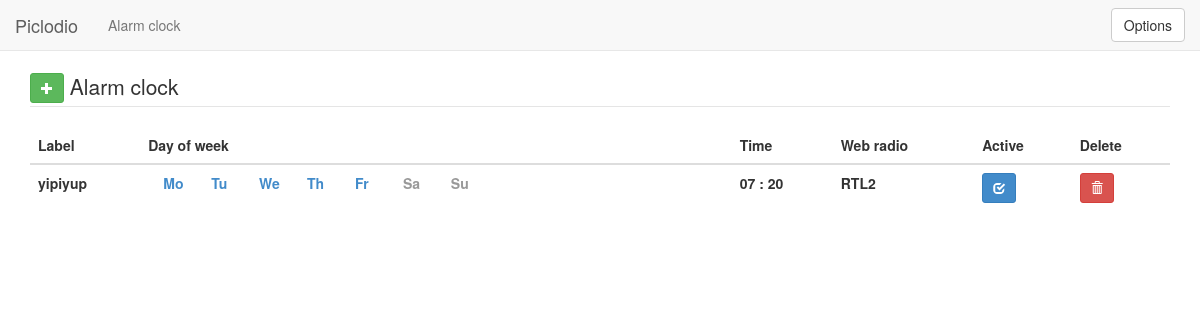
Page /alarmclock/ on the earlier database version.
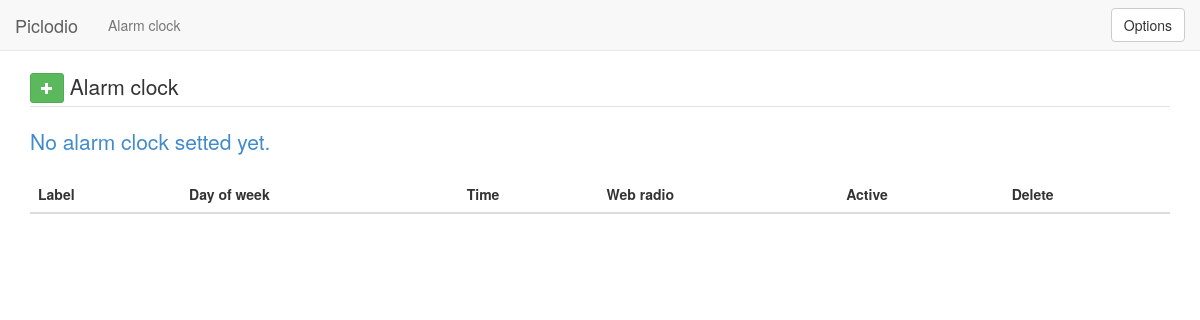
Same page on the later database version.
### webgui/models.py (models this page shows, shortened)
class Alarmclock(models.Model):
    id = models.IntegerField(primary_key=True, blank=True)
    label = models.CharField(max_length=100)
    hour = models.IntegerField(blank=True)
    minute = models.IntegerField(blank=True)
    period = models.CharField(max_length=100)    # cron syntax dow (day of week)
    active = models.BooleanField()
    snooze = models.IntegerField(blank=True)
    webradio = models.ForeignKey(Webradio)
    type = models.TextField(null=False, blank=False)

class Webradio(models.Model):
    id = models.IntegerField(primary_key=True, blank=True)
    name = models.CharField(max_length=100)
    url = models.CharField(max_length=100)
    selected = models.BooleanField()  # is the webradio selected to be played

### webgui/views.py (the view)
# urls.py: url(r'^alarmclock/$','webgui.views.alarmclock'),
def alarmclock(request):
    listAlarm = Alarmclock.objects.all()
    return render(request, 'alarmclock.html',{'listAlarm': listAlarm})

### webgui/template/alarmclock.html
<!DOCTYPE html>
<html>
  {% include 'head.html' %}
  <body>
    {% with "Alarm clock" as namepage  %}
        {% include 'navbar.html' %}
    {% endwith %}
    <div class="container">
         <fieldset class="scheduler-border">
            <legend class="scheduler-border"><a href="{% url 'webgui.views.addalarmclock' %}" style="margin-bottom: 3px" type="button" class="btn btn-success btn-sm"><span class="glyphicon glyphicon-plus"></span></a>  Alarm clock</legend>
            <table class="table">
                <thead>
                    <tr>
                        <th>Label</th>
                        <th>Day of week</th>
                        <th>Time</th>
                        <th>Web radio</th>
                        <th>Active</th>
                        <th>Delete</th>
                    </tr>
                </thead>
                <tbody>
                    {% for alarmclock in listAlarm %}
                        <tr>
                            <th>
                                {{alarmclock.label}}
                            </th>
                            <th>
                               <div class="col-xs-1"><span class="text-{% if "1" in alarmclock.period  %}primary{% else %}muted{% endif %}">Mo</span></div>
                               <div class="col-xs-1"><span class="text-{% if "2" in alarmclock.period  %}primary{% else %}muted{% endif %}">Tu</span></div>
                               <div class="col-xs-1"><span class="text-{% if "3" in alarmclock.period  %}primary{% else %}muted{% endif %}">We</span></div>
                               <div class="col-xs-1"><span class="text-{% if "4" in alarmclock.period  %}primary{% else %}muted{% endif %}">Th</span></div>
                               <div class="col-xs-1"><span class="text-{% if "5" in alarmclock.period  %}primary{% else %}muted{% endif %}">Fr</span></div>
                               <div class="col-xs-1"><span class="text-{% if "6" in alarmclock.period  %}primary{% else %}muted{% endif %}">Sa</span></div>
                               <div class="col-xs-1"><span class="text-{% if "0" in alarmclock.period  %}primary{% else %}muted{% endif %}">Su</span></div>
                            </th>
                            <th>
                                {% if alarmclock.hour < 10 %}
                                    0{{alarmclock.hour}}
				{% else %}
					{{alarmclock.hour}}
                                {% endif %}
                                :
                                {% if alarmclock.minute < 10 %}
                                    0{{alarmclock.minute}}
				{% else %}
					{{alarmclock.minute}}
                                {% endif %}
                            </th>
                            <th>
                                {{alarmclock.webradio.name}}
                            </th>
                            <th>
                                <a href="{% url 'webgui.views.activeAlarmClock' alarmclock.id %}"style="margin-bottom: 3px" type="button" class="btn btn-{% if alarmclock.active == True %}primary{% else %}default{% endif %} btn-sm">
                                    <span class="glyphicon {% if alarmclock.active == True %}glyphicon-check{% else %}glyphicon-unchecked{% endif %}"></span>
                                </a>
                            </th>
                            <th>
                                <a href="{% url 'webgui.views.deleteAlarmClock' alarmclock.id %}"style="margin-bottom: 3px" type="button" class="btn btn-danger btn-sm">
                                    <span class="glyphicon glyphicon-trash"></span>
                                </a>
                            </th>
                        </tr>
                    {% empty %}
                        <p class="lead text-primary">No alarm clock setted yet. </p>
                    {% endfor %}
                </tbody>
            </table>
        </fieldset >
    </div>
  </body>
</html>

Differences in the rows shown:
removed Alarmclock: label "yipiyup", hour "7", minute "20", webradio.name "RTL2", active True (drawn)
Other differences:
text now shown: "No alarm clock setted yet."
